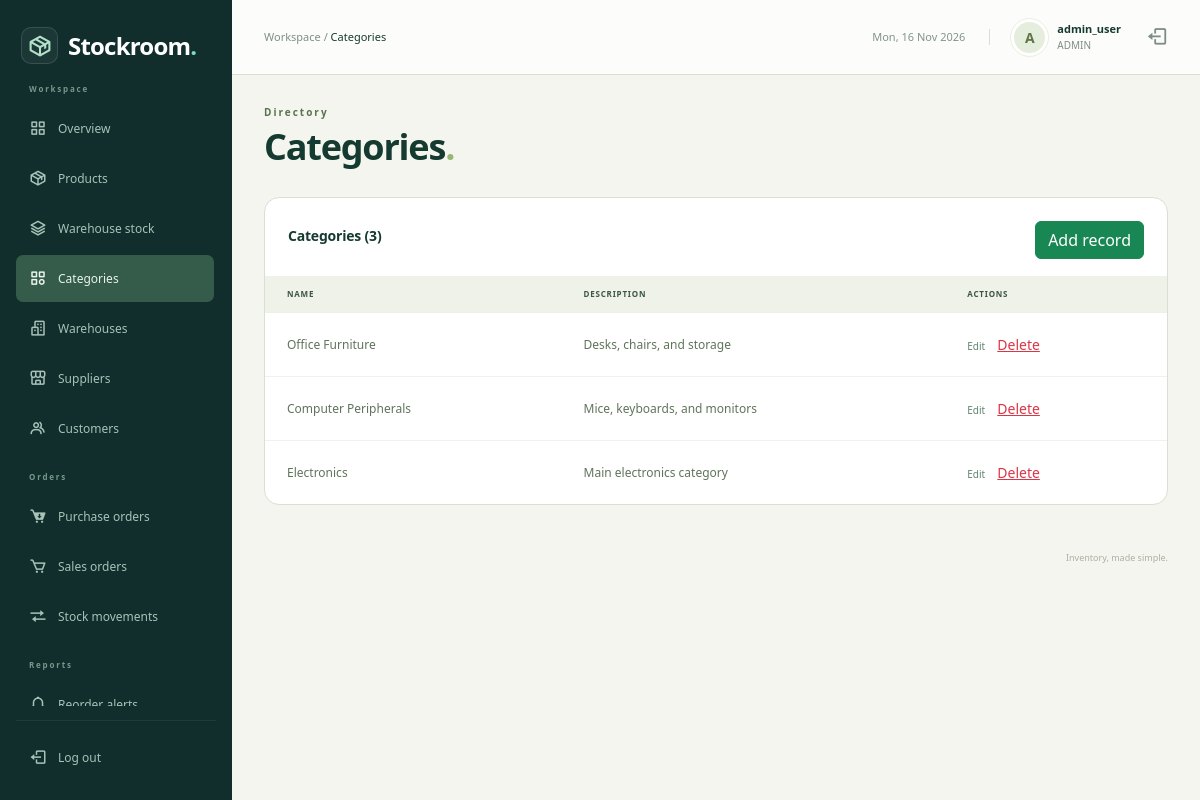
Screenshot of /admin/categories.php (signed in) with the database file from the repository.
### tables this page shows
CREATE TABLE `users` (
  `user_id` int NOT NULL,
  `username` varchar(50) NOT NULL,
  `email` varchar(100) NOT NULL,
  `password_hash` varchar(255) NOT NULL,
  `role` enum('ADMIN','MANAGER','STAFF','CUSTOMER') NOT NULL DEFAULT 'STAFF',
  `is_active` tinyint(1) NOT NULL DEFAULT '1',
  `created_at` timestamp NULL DEFAULT CURRENT_TIMESTAMP,
  `customer_id` int DEFAULT NULL
);

CREATE TABLE `categories` (
  `category_id` int NOT NULL,
  `parent_id` int DEFAULT NULL,
  `name` varchar(100) NOT NULL,
  `description` varchar(255) DEFAULT NULL
);

### admin/categories.php (called while the page is built, shortened)
<?php
$pageTitle = 'Categories';
require '../includes/auth.php';
$rows = mysqli_query($conn, 'SELECT category_id,name,description FROM categories ORDER BY category_id DESC');
include '../includes/workspace.php';
include '../templates/categories.php';
include '../includes/end.php';

### includes/auth.php (called while the page is built, shortened)
<?php
$user_id = $_SESSION['user_id'];
require_once __DIR__ . '/../config/db.php';
$sql = "SELECT user_id, username, role, customer_id FROM users WHERE user_id=$user_id AND is_active=1";
$users = mysqli_query($conn, $sql);
$account = mysqli_fetch_assoc($users);

### templates/categories.php (the view, shortened to what this page needs)
<section class="surface records-surface"><div class="section-heading"><h2>Categories (<?php echo $rows->num_rows; ?>)</h2><a class="btn btn-success" href="?editor=new">Add record</a></div>
<div class="table-responsive"><table class="table inventory-table records-table">
<thead><tr><th>Name</th><th>Description</th><th>Actions</th></tr></thead>
<tbody>
<?php while ($row = mysqli_fetch_assoc($rows)) { ?>
<tr>
    <td><?php echo htmlspecialchars($row['name']); ?></td>
    <td><?php if (isset($row['description'])) { echo htmlspecialchars($row['description']); } ?></td>
    <td><a class="text-link" href="?id=<?php echo $row['category_id']; ?>">Edit</a> <form method="post" class="inline-form" action="?id=<?php echo $row['category_id']; ?>"><button class="btn btn-sm btn-link text-danger" name="action" value="delete">Delete</button></form></td>
</tr>
<?php } ?>
</tbody></table></div>
</section>

### includes/topbar.php (shortened to what this page needs)
<header class="topbar">
    <div class="d-flex align-items-center gap-3">
        <span class="breadcrumb-label">Workspace / <strong><?php echo htmlspecialchars($pageTitle); ?></strong></span>
    </div>
    <div class="topbar-account">
        <span class="topbar-date"><?php echo date('D, d M Y'); ?></span>
        <a class="account-link" href="dashboard.php">
            <span class="avatar"><?php echo htmlspecialchars(substr($account['username'], 0, 1)); ?></span>
            <div><strong><?php echo htmlspecialchars($account['username']); ?></strong><small><?php echo htmlspecialchars($account['role']); ?></small></div>
        </a>
        <a href="logout.php" class="topbar-logout" aria-label="Log out"><i class="bx bx-log-out" aria-hidden="true"></i></a>
    </div>
</header>

### assets/css/admin.css (style rules this page uses)
:root { --navy: #142c38; --teal: #137e73; --ink: #213640; --muted: #74818b; --line: #e7ecef; }
* { box-sizing: border-box; }
body { margin: 0; font-family: 'Segoe UI', Arial, sans-serif; font-size: 14px; color: var(--ink); background: #f5f7f9; }
a { text-decoration: none; }
button, a, input { -webkit-tap-highlight-color: transparent; }
.topbar { height: 82px; margin-left: 240px; padding: 0 38px; background: #fff; border-bottom: 1px solid var(--line); display: flex; align-items: center; justify-content: space-between; gap: 15px; }
.breadcrumb-label { color: var(--muted); font-size: 13px; }
.breadcrumb-label strong { color: var(--ink); font-weight: 500; }
.topbar-account { display: flex; align-items: center; gap: 11px; }
.topbar-account strong { display: block; font-weight: 600; font-size: 13px; }
.topbar-account small { color: var(--muted); font-size: 11px; display: block; }
.avatar { display: inline-grid; place-items: center; width: 37px; height: 37px; border-radius: 50%; background: #e2f1eb; color: #287864; font-weight: 700; text-transform: uppercase; }
.topbar-logout { color: var(--muted); font-size: 22px; margin-left: 14px; }
.inventory-table { font-size: 12px; margin-bottom: 0; }
.inventory-table thead th { color: #7c8991; font-size: 10px; text-transform: uppercase; letter-spacing: .6px; font-weight: 600; background: #fafbfc; padding: 13px 22px; border-color: var(--line); white-space: nowrap; }
.inventory-table td { padding: 20px 22px; border-color: var(--line); vertical-align: middle; color: #61727d; }
.inventory-table tr:last-child td { border: 0; }

### assets/css/dashboard.css (style rules this page uses)
.workspace-page { --navy: #112e2d; --teal: #278575; --ink: #243c39; --muted: #7f8d89; --line: #e6ebe7; background: #f5f6f3; }
.workspace-page .topbar { margin-left: 232px; height: 75px; padding: 0 32px; background: #ffffffc9; }
.workspace-page .breadcrumb-label { font-size: 11px; }
.topbar-date { color: #83938a; font-size: 11px; padding-right: 24px; border-right: 1px solid var(--line); margin-right: 10px; }
.account-link { display: flex; gap: 9px; align-items: center; color: var(--ink); }
.workspace-page .avatar { background: #e5eddd; color: #617447; border: 3px solid #fff; outline: 1px solid #e9eee7; }
.workspace-page .topbar-account strong { font-size: 11px; }
.workspace-page .topbar-account small { font-size: 10px; }
.surface { background: #fff; border: 1px solid var(--line); border-radius: 12px; min-width: 0; }
.section-heading { display: flex; align-items: center; justify-content: space-between; gap: 15px; padding: 23px 23px 17px; }
.section-heading h2 { font-size: 14px; font-weight: 650; margin: 0 0 7px; letter-spacing: -.2px; }
.text-link { color: #60866d; font-size: 10px; white-space: nowrap; background: none; border: 0; padding: 0; }
.workspace-page .inventory-table { font-size: 10px; }
.workspace-page .inventory-table thead th { background: #f8faf6; color: #9aa593; border-color: #edf0e9; font-size: 8px; padding: 12px 22px; letter-spacing: .8px; }
.workspace-page .inventory-table td { padding: 16px 22px; border-color: #eff2eb; color: #748270; }
.records-table { min-width: 700px; }
.workspace-page .records-table td { max-width: 280px; min-width: 90px; overflow-wrap: anywhere; font-size: 11px; line-height: 1.6; }
.workspace-page .records-table th { font-size: 9px; }
.workspace-page .records-table { width: max-content; min-width: 100%; }
.workspace-page .table-responsive { position: relative; }
.workspace-page .records-table td { white-space: nowrap; overflow-wrap: normal; font-size: 12px; color: #5f745b; }

### assets/css/modules.css (style rules this page uses)
.records-surface { margin-bottom: 1.5rem; }
.actions,.inline-form { display:flex;align-items:center;flex-wrap:wrap;gap:.65rem; }
.inline-form { display:inline-flex; }
.records-table td { vertical-align:middle; }
.workspace-page { --ink: #153a30; --line: #d9dfd3; background: #f4f5ef; }
.workspace-page .records-surface { border-radius: 15px; border: 1px solid var(--line); overflow: hidden; }
.workspace-page .records-table thead th { background: #eef2e8; color: #3c5447; }

### rows the page displays
users: username "A", username "admin_user", role "ADMIN"
categories: name "Office Furniture", description "Desks, chairs, and storage"
categories: name "Computer Peripherals", description "Mice, keyboards, and monitors"
categories: name "Electronics", description "Main electronics category"

### other values shown
$pageTitle "Categories"
$section "Directory"
$rows->num_rows "3"
